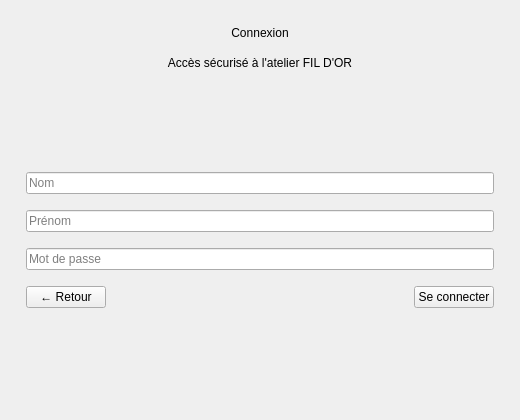
      <widget class="QWidget" name="page_login">
       <layout class="QVBoxLayout" name="vl_login">
        <property name="leftMargin">
         <number>0</number>
        </property>
        <property name="topMargin">
         <number>0</number>
        </property>
        <property name="rightMargin">
         <number>0</number>
        </property>
        <property name="bottomMargin">
         <number>0</number>
        </property>
        <item>
         <layout class="QVBoxLayout" name="vl_login_center">
          <item>
           <widget class="QFrame" name="login_card">
            <property name="minimumSize">
             <size>
              <width>520</width>
              <height>420</height>
             </size>
            </property>
            <layout class="QVBoxLayout" name="vl_login_card">
             <property name="spacing">
              <number>16</number>
             </property>
             <property name="leftMargin">
              <number>26</number>
             </property>
             <property name="topMargin">
              <number>26</number>
             </property>
             <property name="rightMargin">
              <number>26</number>
             </property>
             <property name="bottomMargin">
              <number>26</number>
             </property>
             <item>
              <widget class="QLabel" name="lbl_login_title">
               <property name="text">
                <string>Connexion</string>
               </property>
               <property name="alignment">
                <set>Qt::AlignmentFlag::AlignCenter</set>
               </property>
              </widget>
             </item>
             <item>
              <widget class="QLabel" name="lbl_login_sub">
               <property name="text">
                <string>Accès sécurisé à l'atelier FIL D'OR</string>
               </property>
               <property name="alignment">
                <set>Qt::AlignmentFlag::AlignCenter</set>
               </property>
              </widget>
             </item>
             <item>
              <spacer name="vs_login_1">
               <property name="orientation">
                <enum>Qt::Orientation::Vertical</enum>
               </property>
               <property name="sizeHint" stdset="0">
                <size>
                 <width>20</width>
                 <height>10</height>
                </size>
               </property>
              </spacer>
             </item>
             <item>
              <widget class="QLineEdit" name="le_login_nom">
               <property name="placeholderText">
                <string>Nom</string>
               </property>
              </widget>
             </item>
             <item>
              <widget class="QLineEdit" name="le_login_prenom">
               <property name="placeholderText">
                <string>Prénom</string>
               </property>
              </widget>
             </item>
             <item>
              <widget class="QLineEdit" name="le_login_mdp">
               <property name="echoMode">
                <enum>QLineEdit::EchoMode::Password</enum>
               </property>
               <property name="placeholderText">
                <string>Mot de passe</string>
               </property>
              </widget>
             </item>
             <item>
              <layout class="QHBoxLayout" name="hl_login_actions">
               <item>
                <widget class="QPushButton" name="btn_login_back">
                 <property name="cursor">
                  <cursorShape>PointingHandCursor</cursorShape>
                 </property>
                 <property name="text">
                  <string>← Retour</string>
                 </property>
                </widget>
               </item>
               <item>
                <spacer name="hs_login">
                 <property name="orientation">
                  <enum>Qt::Orientation::Horizontal</enum>
                 </property>
                 <property name="sizeHint" stdset="0">
                  <size>
                   <width>0</width>
                   <height>0</height>
                  </size>
                 </property>
                </spacer>
               </item>
               <item>
                <widget class="QPushButton" name="btn_login">
                 <property name="cursor">
                  <cursorShape>PointingHandCursor</cursorShape>
                 </property>
                 <property name="text">
                  <string>Se connecter</string>
                 </property>
                </widget>
               </item>
              </layout>
             </item>
             <item>
              <spacer name="vs_login_2">
               <property name="orientation">
                <enum>Qt::Orientation::Vertical</enum>
               </property>
               <property name="sizeHint" stdset="0">
                <size>
                 <width>20</width>
                 <height>10</height>
                </size>
               </property>
              </spacer>
             </item>
            </layout>
           </widget>
          </item>
         </layout>
        </item>
       </layout>
      </widget>
